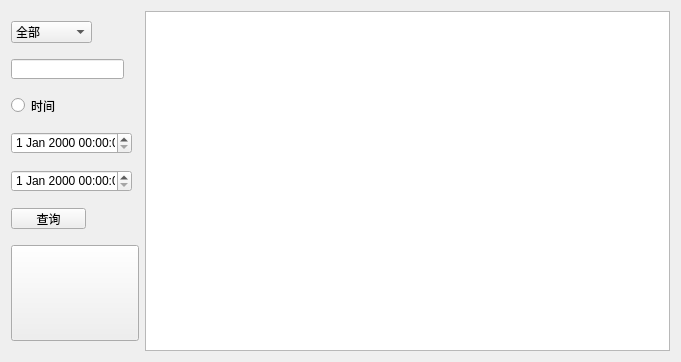
            <widget class="QWidget" name="page_14">
             <layout class="QGridLayout" name="gridLayout_18">
              <item row="0" column="0">
               <layout class="QHBoxLayout" name="horizontalLayout_22">
                <item>
                 <layout class="QVBoxLayout" name="verticalLayout_13">
                  <item>
                   <widget class="QComboBox" name="QchkType">
                    <property name="minimumSize">
                     <size>
                      <width>81</width>
                      <height>22</height>
                     </size>
                    </property>
                    <property name="maximumSize">
                     <size>
                      <width>81</width>
                      <height>22</height>
                     </size>
                    </property>
                    <item>
                     <property name="text">
                      <string>全部</string>
                     </property>
                    </item>
                    <item>
                     <property name="text">
                      <string>主叫地址</string>
                     </property>
                    </item>
                    <item>
                     <property name="text">
                      <string>被叫地址</string>
                     </property>
                    </item>
                   </widget>
                  </item>
                  <item>
                   <widget class="QLineEdit" name="QlineFind">
                    <property name="minimumSize">
                     <size>
                      <width>113</width>
                      <height>20</height>
                     </size>
                    </property>
                    <property name="maximumSize">
                     <size>
                      <width>113</width>
                      <height>20</height>
                     </size>
                    </property>
                   </widget>
                  </item>
                  <item>
                   <widget class="QRadioButton" name="QrbtnTime">
                    <property name="minimumSize">
                     <size>
                      <width>51</width>
                      <height>21</height>
                     </size>
                    </property>
                    <property name="maximumSize">
                     <size>
                      <width>51</width>
                      <height>21</height>
                     </size>
                    </property>
                    <property name="text">
                     <string>时间</string>
                    </property>
                   </widget>
                  </item>
                  <item>
                   <widget class="QDateTimeEdit" name="QdateSTime">
                    <property name="minimumSize">
                     <size>
                      <width>121</width>
                      <height>22</height>
                     </size>
                    </property>
                    <property name="maximumSize">
                     <size>
                      <width>121</width>
                      <height>22</height>
                     </size>
                    </property>
                   </widget>
                  </item>
                  <item>
                   <widget class="QDateTimeEdit" name="QdateETime">
                    <property name="minimumSize">
                     <size>
                      <width>121</width>
                      <height>22</height>
                     </size>
                    </property>
                    <property name="maximumSize">
                     <size>
                      <width>121</width>
                      <height>22</height>
                     </size>
                    </property>
                   </widget>
                  </item>
                  <item>
                   <widget class="QPushButton" name="QpbtnFind">
                    <property name="minimumSize">
                     <size>
                      <width>75</width>
                      <height>21</height>
                     </size>
                    </property>
                    <property name="maximumSize">
                     <size>
                      <width>75</width>
                      <height>21</height>
                     </size>
                    </property>
                    <property name="text">
                     <string>查询</string>
                    </property>
                   </widget>
                  </item>
                  <item>
                   <widget class="QPushButton" name="Qpbtn_CallPhoto">
                    <property name="minimumSize">
                     <size>
                      <width>128</width>
                      <height>96</height>
                     </size>
                    </property>
                    <property name="text">
                     <string/>
                    </property>
                   </widget>
                  </item>
                 </layout>
                </item>
                <item>
                 <widget class="MyTableWidget" name="QCallRecord">
                  <property name="minimumSize">
                   <size>
                    <width>525</width>
                    <height>340</height>
                   </size>
                  </property>
                 </widget>
                </item>
               </layout>
              </item>
             </layout>
            </widget>
